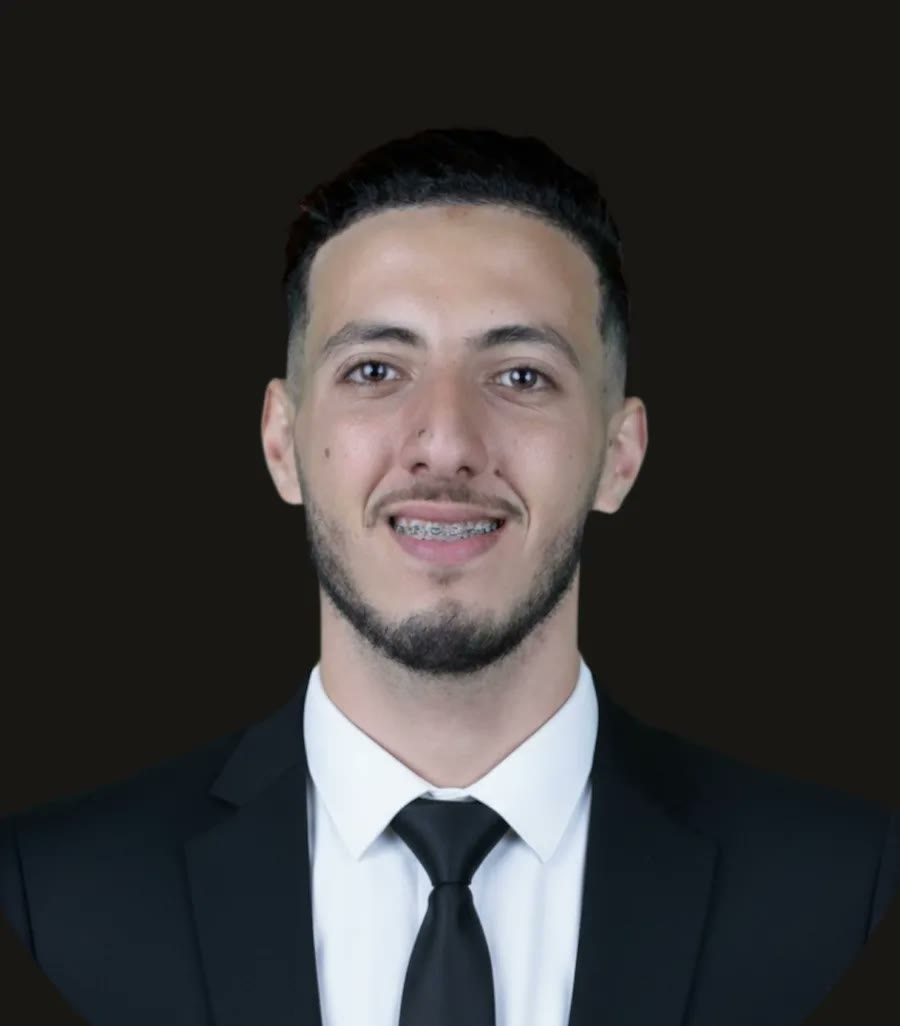
#> input picture img/ayoub-portrait.jpg, 900 x 1026 px
$ python ascii-portrait.py
#> lines starting #> are read from the running program, lines starting #| are printed output that depends on the picture
"""Render img/ayoub-portrait.jpg as monospace glyphs for the hero's source layer.
Run: python src/ascii-portrait.py  -> writes src/portrait.txt"""
import os
from PIL import Image, ImageOps
root = os.path.dirname(os.path.dirname(os.path.abspath(__file__)))
im = Image.open(os.path.join(root, 'img', 'ayoub-portrait.jpg')).convert('L')
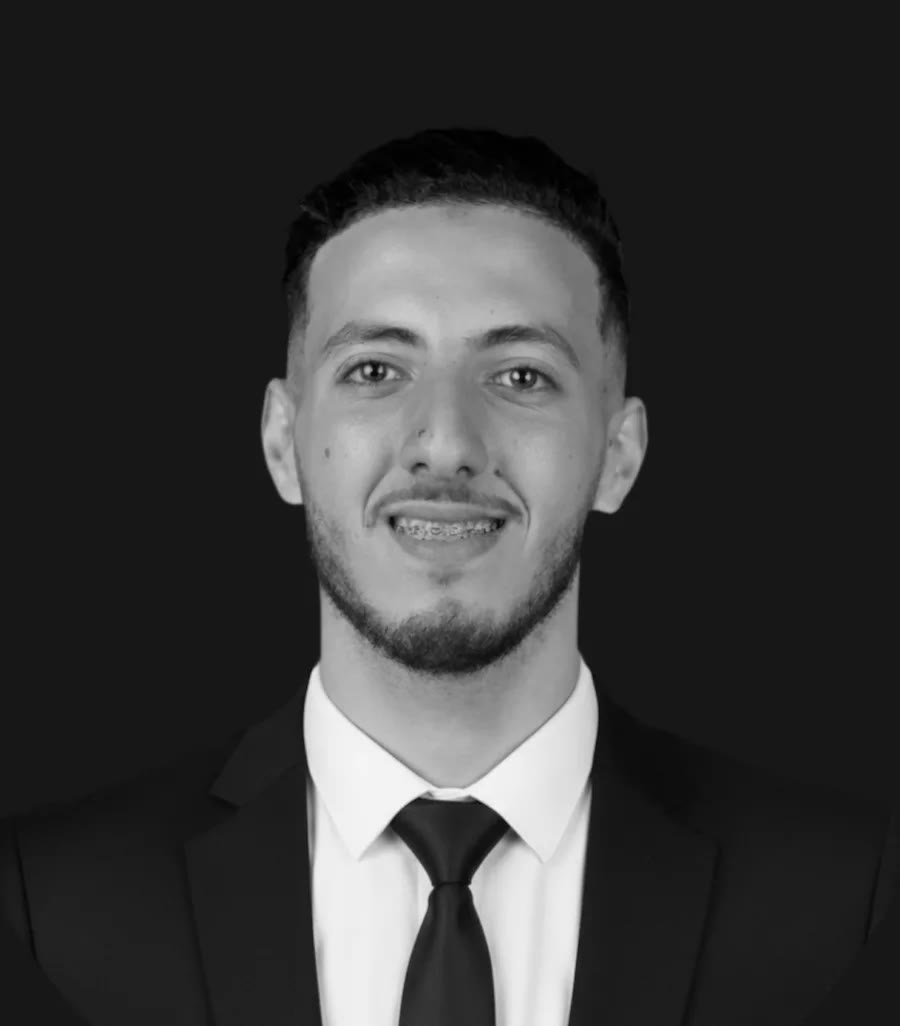
#> im: PIL image 900x1026 L; min 0, max 250, mean 57
im = ImageOps.autocontrast(im, cutoff=1)
cols = 96
rows = round(im.height / im.width * cols * 0.5)
#> rows = 55
im = im.resize((cols, rows), Image.LANCZOS)
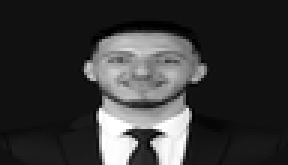
#> im: PIL image 96x55 L (shown 3 times larger); min 0, max 255, mean 54.5
ramp = " .·:-=+*%#@"
lines = []
for y in range(rows):
    row = ''
    for x in range(cols):
        v = im.getpixel((x, y)) / 255
        v = v ** 1.15
        row += ramp[min(len(ramp) - 1, int(v * len(ramp)))]
    lines.append(row.rstrip())
#> after the loop, lines = 55 items, first 6: '', '', '', '', '', ''
open(os.path.join(root, 'src', 'portrait.txt'), 'w', encoding='utf-8').write('\n'.join(lines) + '\n')
print(cols, rows)
#| 96 55
